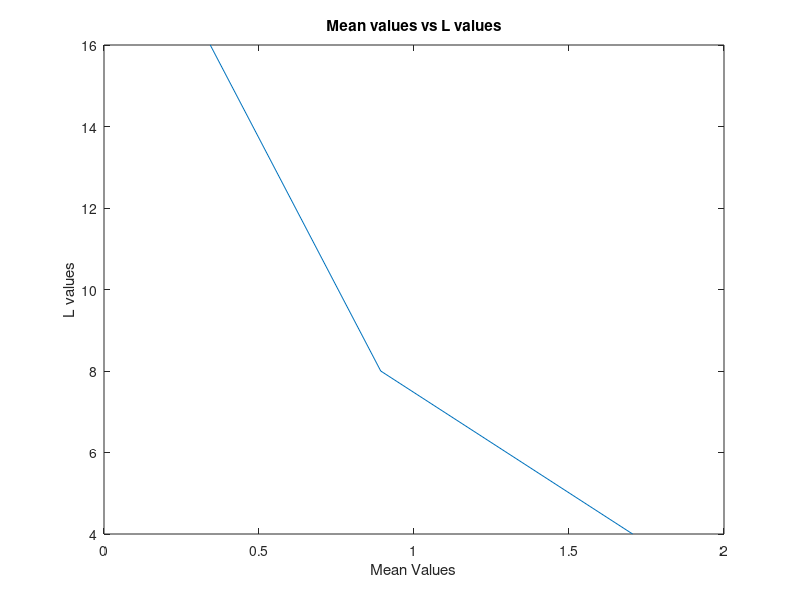
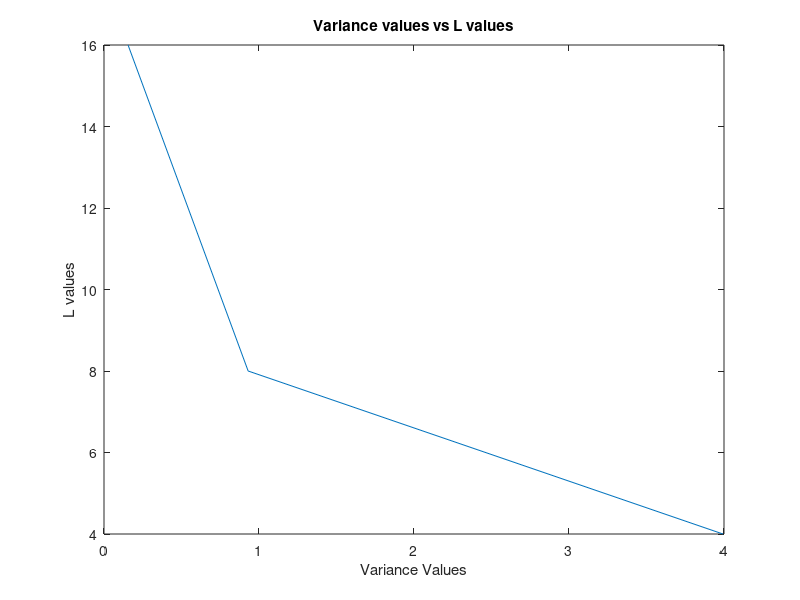
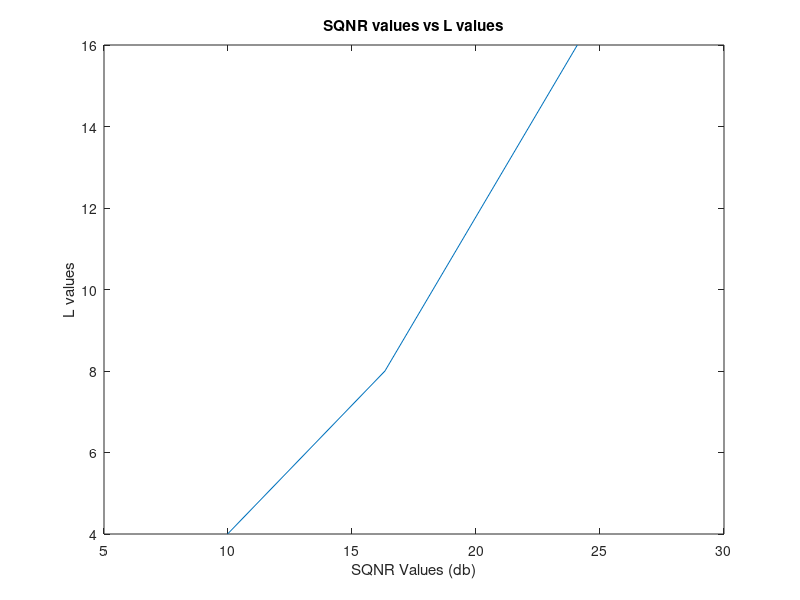
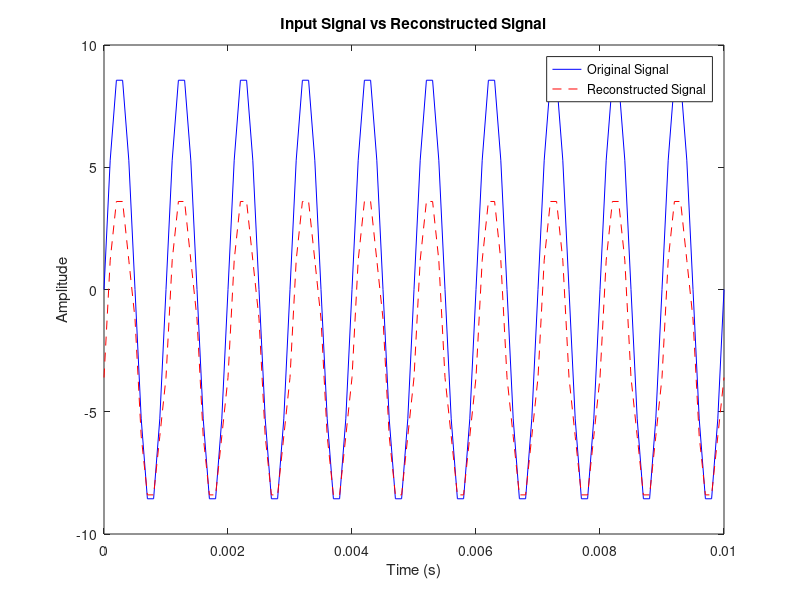

These figures' MATLAB source, in order:
% Parameters

A = 9; % Signal Amplitude [13001578 --> 1 + 8]
f = 1000; % Frequency in Hz
duration = 0.01; % Signal duration in seconds
T_s = 0.0001; % Sampling interval
t = 0:T_s:duration; % Time vector
L = 32; % Number of quantization levels
mu = 255; % For μ-law quantization
p = 0.01; % Error probability in Binary Symmetric Channel

%% Sampling

function samples = sample_signal(A, f, T_s, duration)
    t = 0:T_s:duration;  % Time vector
    samples = A * sin(2 * pi * f * t);  % Generate sinusoidal signal
end

T_s_values = [0.001, 0.0005, 0.0001]; % Sampling intervals

for T_s = T_s_values
    samples = sample_signal(A, f, T_s, duration);
    % figure;
    % plot(0:T_s:duration, samples);
    % title(['Sampled Signal with T_s = ', num2str(T_s)]);
    % xlabel('Time (s)');
    % ylabel('Amplitude');
end

%% Quantization

function [quantized_values, levels] = uniform_quantizer(signal, L, A)
    % Define L quantization levels linearly spaced between -A and A
    levels = linspace(-A, A, L);

    % Quantize the signal: find the closest level to each sample
    quantized_values = zeros(size(signal));  % Initialize output array
    for i = 1:length(signal)
        % Find the closest quantization level
        [~, idx] = min(abs(signal(i) - levels));  % Find closest level index
        quantized_values(i) = levels(idx);  % Assign the quantized value
    end
end

function quantized_values = mu_law_quantizer(signal, L, mu)
    normalized_signal = signal / max(abs(signal)); % Normalize
    compressed_signal = sign(normalized_signal) .* log(1 + mu * abs(normalized_signal)) / log(1 + mu);
    quantized_signal = round((compressed_signal + 1) * (L - 1) / 2); % Uniform quantization
    quantized_values = 2 * quantized_signal / (L - 1) - 1; % Decompress
    quantized_values = quantized_values * max(abs(signal)); % Restore scale
end

%% Quantization Error Analysis

function [mae, var_error] = quantization_error_analysis(signal, quantized_signal)
    error = signal - quantized_signal;
    mae = mean(abs(error)); % Mean Absolute Error
    var_error = var(error); % Variance of Error
end

%% Signal-to-Quantization Noise Ratio (SQNR)

function sqnr = calculate_sqnr(signal, quantized_signal)
    signal_power = mean(signal .^ 2);
    error = signal - quantized_signal;
    noise_power = mean((error) .^ 2);
    sqnr = 10 * log10(signal_power / noise_power);
end

%% Huffman Encoding

function [encoded_signal, dict] = huffman_encode(signal)
% ##    % Normalize the signal to the range [0, L-1] and scale to integers
% ##    signal_int = round((signal - min(signal)) / (max(signal) - min(signal)) * (L - 1)) + 1;
% ##
% ##    % Ensure values are within the range [1, L]
% ##    signal_int = max(min(signal_int, L), 1);

    % Find unique symbols
    symbols = unique(signal);

    % Calculate probabilities
    symbol_counts = histc(signal, symbols);
    probabilities = symbol_counts / sum(symbol_counts);

    % Create Huffman dictionary
    dict = huffmandict(symbols, probabilities);

    % Encode the signal
   [~, idx]   = ismember( signal, symbols);
   encoded_signal = huffmanenco(idx, dict);
end

%% Huffman Decoding

function decoded_signal = huffman_decode(encoded_signal, dict)
    decoded_signal = huffmandeco(encoded_signal, dict);
end

%% Signal Comparison

% no functions here :)


%% Compression Metrics

function compression_rate = calculate_compression_rate(original_bits, compressed_bits)
    compression_rate = (original_bits - compressed_bits) / original_bits;
end

%% Error Channel Simulation

function noisy_signal = bsc_channel(encoded_signal, p)
    noisy_signal = xor(encoded_signal, rand(size(encoded_signal)) < p);
    noisy_signal = double(noisy_signal);
end

%% Simulation time :3

% Step 1: Input Signal and Sampling

input_signal = sample_signal(A, f, T_s, duration);

% Step 2: Quantization

[uniform_quantized, uniform_levels] = uniform_quantizer(input_signal, L, A);
mu_quantized = mu_law_quantizer(input_signal, L, mu);

% Step 3: Quantization Error Analysis

L_Values = [4, 8, 16];
mae_Values = [0, 0, 0];
var_Values = [0, 0, 0];
i = 1;

for LValue = L_Values
    [uniform_quantized, uniform_levels] = uniform_quantizer(input_signal, LValue, A);
    [mae_uniform, var_uniform] = quantization_error_analysis(input_signal, uniform_quantized);
    % [mae_uniform, var_uniform] = quantization_error_analysis(input_signal, mu_quantized);
    % disp(['Mean Absolute Error (Uniform): ', num2str(mae_uniform), 'For the value of L:', num2str(LValue)]);
    % disp(['Variance of Error (Uniform): ', num2str(var_uniform), 'For the value of L:', num2str(LValue)]);
    mae_Values(1, i) = mae_uniform;
    var_Values(1, i) = var_uniform;
    i = i + 1;
end

figure;
plot(mae_Values, L_Values);
title('Mean values vs L values');
xlabel('Mean Values');
ylabel('L values');

figure;
plot(var_Values, L_Values);
title('Variance values vs L values');
xlabel('Variance Values');
ylabel('L values');

% Step 4: SQNR

% sqnr_uniform = calculate_sqnr(input_signal, uniform_quantized);
% sqnr_uniform = calculate_sqnr(input_signal, mu_quantized);
% disp(['SQNR (Uniform): ', num2str(sqnr_uniform), ' dB']);

sqnr_Values = [0, 0, 0];
i = 1;
for LValue = L_Values
    [uniform_quantized, uniform_levels] = uniform_quantizer(input_signal, LValue, A);
    sqnr_uniform = calculate_sqnr(input_signal, uniform_quantized);
    % sqnr_uniform = calculate_sqnr(input_signal, mu_quantized);
    sqnr_Values(1, i) = sqnr_uniform;
    i = i + 1;
end

figure;
plot(sqnr_Values, L_Values);
title('SQNR values vs L values');
xlabel('SQNR Values (db)');
ylabel('L values');

% Step 5: Encoding (Huffman Encoding)

[encoded_signal, huffman_dict] = huffman_encode(uniform_quantized);
% [encoded_signal, huffman_dict] = huffman_encode(mu_quantized);

% Step 6: Simulate a Channel (Noiseless)

% Huffman decoding to reconstruct the signal
decoded_signal = 2 .* huffman_decode(encoded_signal, huffman_dict) - A;

% Step 7: Signal Comparison

% Rescale decoded signal for comparison
quantization_step = uniform_levels(2) - uniform_levels(1);
reconstructed_signal = decoded_signal * quantization_step;

% Cross-correlation between input and reconstructed signal
correlation = corrcoef(input_signal, reconstructed_signal);
disp(['Cross-correlation: ', num2str(correlation(1, 2))]);

% Plotting Input vs Output
figure;
plot(t, input_signal, 'b', 'DisplayName', 'Original Signal');
hold on;
plot(t, reconstructed_signal, 'r--', 'DisplayName', 'Reconstructed Signal');
legend;
title('Input Signal vs Reconstructed Signal');
xlabel('Time (s)');
ylabel('Amplitude');
% Debugging
disp(max(reconstructed_signal))
disp(min(reconstructed_signal))
disp(max(input_signal))
disp(min(input_signal))
disp('hi')

% Step 8: Compression Efficiency and Rate

original_bits = length(input_signal) * ceil(log2(L));
compressed_bits = length(encoded_signal);
compression_rate = calculate_compression_rate(original_bits, compressed_bits);
disp(['Compression Rate: ', num2str(compression_rate * 100), '%']);

% Step 9: Error Channel Simulation (Bonus)

bsc_signal = bsc_channel(encoded_signal, p);
try
    noisy_decoded = huffman_decode(double(bsc_signal), huffman_dict);
    noisy_reconstructed_signal = noisy_decoded * quantization_step;
    % Plot noisy reconstructed signal

    % Ensure the lengths match for plotting
    n = length(noisy_reconstructed_signal);
    min_length = min(length(input_signal), n);  % Ensure matching lengths
    t_reconstructed = linspace(0, duration, min_length);  % Adjust time vector length

    figure;
    plot(t_reconstructed, input_signal(1:min_length), 'b', 'DisplayName', 'Original Signal');
    hold on;
    plot(t_reconstructed, noisy_reconstructed_signal(1:min_length), 'g--', 'DisplayName', 'Noisy Reconstructed Signal');
    legend('Location', 'northeast')
    title('Input Signal vs Noisy Reconstructed Signal');
    xlabel('Time (s)');
    ylabel('Amplitude');

catch e
    disp('Error during huffman decoding due to an invalid encoded sequence');
    rethrow(e);
end


%% Enhancing Signal Approximation

% one could increase the number of quantization levels but that would be
% resource-extensive if implemented irl
% more elegantly we could resort to more advanced encoding techniques
% such as arithmetic coding :)

